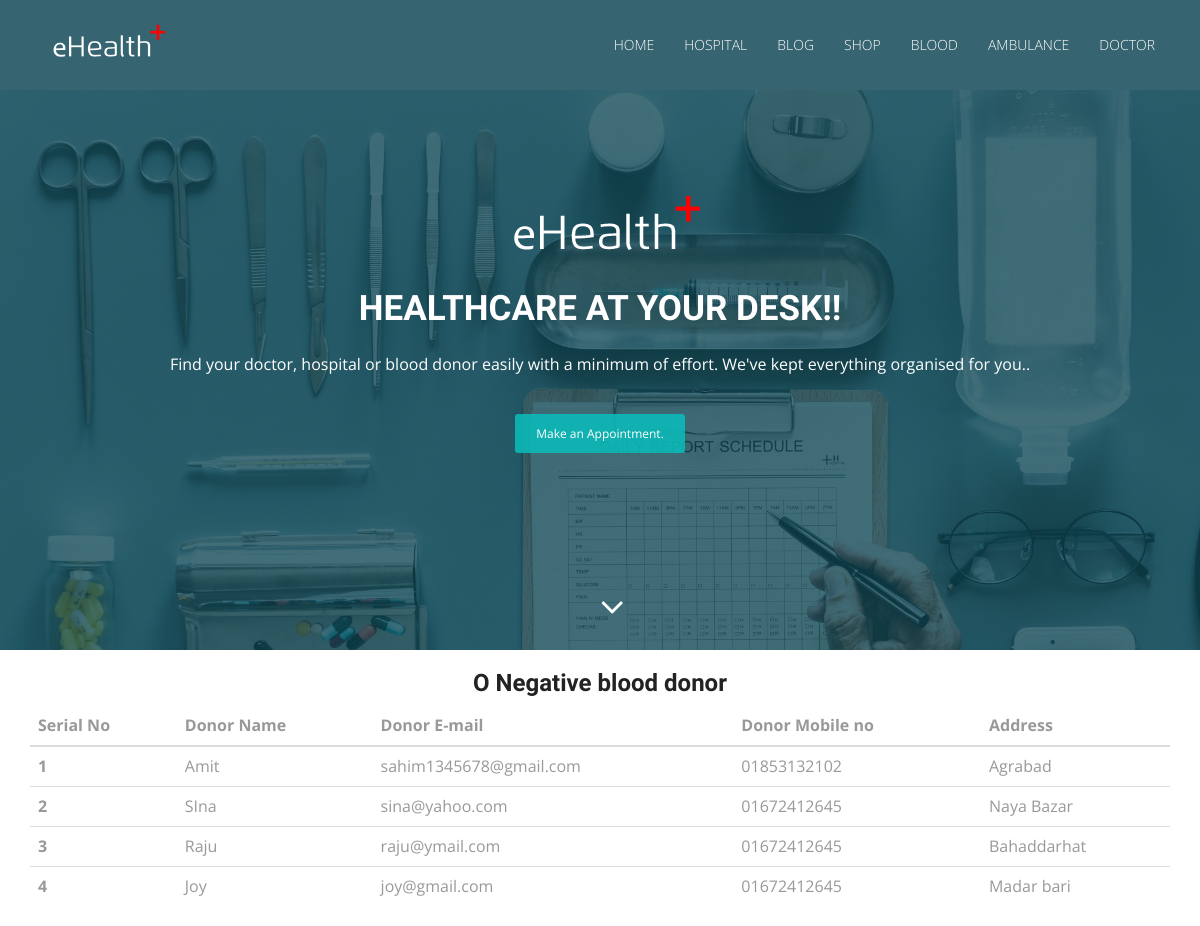
Screenshot of /index.php/welcome/o_negative with the database file from the repository.
### tables this page shows
CREATE TABLE `tbl_donor` (
  `donor_id` int(11) NOT NULL,
  `donor_name` varchar(255) NOT NULL,
  `donor_blood_group` varchar(11) NOT NULL,
  `donor_email` varchar(255) NOT NULL,
  `donor_mobile_no` varchar(16) NOT NULL,
  `donor_address` varchar(255) NOT NULL,
  `donor_status` tinyint(3) NOT NULL
);

### application/controllers/Welcome.php (called while the page is built, shortened)
<?php
class Welcome extends CI_Controller
{
    public function __construct()
    {
        $this->load->model('welcome_model');
    }
    public function o_negative()
    {
        $data = array();
        $data['all_o_negative_donor'] = $this->welcome_model->all_active_o_negative_donors('O-');
        $this->load->view('pages/o_negative', $data);
    }
}

### index.php (called while the page is built, shortened)
<?php
require_once BASEPATH.'core/CodeIgniter.php';

### application/models/Welcome_model.php (called while the page is built, shortened)
<?php
class Welcome_model extends CI_Model
{
    public function all_active_o_negative_donors($donor_blood_group)
    {
        $result = $this->db->select('*')
            ->from('tbl_donor')
            ->where(array('donor_status' => 1, 'donor_blood_group' => $donor_blood_group))
            ->get()->result();
        return $result;
    }
}

### application/views/pages/o_negative.php (the view, shortened to what this page needs)
<!DOCTYPE html>
<html lang="en">
<head>
    <link rel="stylesheet" type="text/css" href="<?php echo base_url()?>asset/css/font-awesome.min.css">
    <link rel="stylesheet" type="text/css" href="<?php echo base_url()?>asset/css/bootstrap.min.css">
    <link rel="stylesheet" type="text/css" href="<?php echo base_url()?>asset/css/style.css">
</head>
<body id="myPage" data-spy="scroll" data-target=".navbar" data-offset="60">
<section id="banner" class="banner">
    <div class="bg-color">
        <nav class="navbar navbar-default navbar-fixed-top">
            <div class="container">
                <div class="col-md-12">
                    <div class="navbar-header">
                        <a class="navbar-brand" href="<?php echo base_url()?>"><img src="<?php echo base_url()?>asset/img/logo.png" class="img-responsive" style="width: 140px; margin-top: -16px;"></a>
                    </div>
                    <div class="collapse navbar-collapse navbar-right" id="myNavbar">
                        <ul class="nav navbar-nav">
                            <li class=""><a href="<?php echo base_url() ?>">Home</a></li>
                            <li class=""><a href="<?php echo base_url('welcome/hospital_master') ?>">Hospital</a></li>
                            <li class=""><a href="<?php echo base_url('welcome/manage_blog') ?>">Blog</a></li>
                            <li class=""><a href="http://localhost/E-commerce/" target="_blank">Shop</a></li>
                            <li class=""><a href="<?php echo base_url('welcome/add_donor_master') ?>">Blood</a></li>
                            <li class=""><a href="<?php echo base_url('welcome/add_ambulance_master') ?>">Ambulance</a>
                            </li>
                            <li class=""><a href="<?php echo base_url('welcome/add_doctor_master') ?>">Doctor</a></li>
                        </ul>
                    </div>
                </div>
            </div>
        </nav>
        <div class="container">
            <div class="row">
                <div class="banner-info">
                    <div class="banner-logo text-center">
                        <img src="<?php echo base_url()?>asset/img/logo.png" class="img-responsive">
                    </div>
                    <div class="banner-text text-center">
                        <h1 class="white">Healthcare at your desk!!</h1>
                        <p>Find your doctor, hospital or blood donor easily with a minimum of effort. We've kept everything organised for you..</p>
                        <a href="<?php echo base_url('welcome/add_doctor_master')?>" class="btn btn-appoint">Make an Appointment.</a>
                    </div>
                    <div class="overlay-detail text-center">
                        <a href="#cta-3"><i class="fa fa-angle-down"></i></a>
                    </div>
                </div>
            </div>
        </div>
    </div>
</section>
<div class="container">
    <h3 class="text-center">O Negative blood donor</h3>
    <table class="table table-dark">
        <thead>
        <tr>
            <th scope="col">Serial No</th>
            <th scope="col">Donor Name</th>
            <th scope="col">Donor E-mail</th>
            <th scope="col">Donor Mobile no</th>
            <th scope="col">Address</th>
        </tr>
        </thead>
        <tbody>
        <?php
        $i = 1;
        foreach($all_o_negative_donor as $v_donor){
            ?>
            <tr>
                <th scope="row"><?php echo $i++?></th>
                <td><?php echo $v_donor->donor_name?></td>
                <td><?php echo $v_donor->donor_email?></td>
                <td><?php echo $v_donor->donor_mobile_no?></td>
                <td><?php echo $v_donor->donor_address?></td>
            </tr>
        <?php } ?>
        </tbody>
    </table>
</div>
</body>
</html>

### asset/css/style.css (style rules this page uses)
body { font-family: 'Open Sans', sans-serif; line-height: 20px; color: #999999; font-size: 300; font-size: 16px; }
ol, ul { list-style: none; }
table { border-collapse: collapse; border-spacing: 0; }
h1, h2, h3, h4, h5, h6 { font-family: 'Raleway', sans-serif; font-weight: 600; color: #222222; }
a, a:hover, a:focus, a:active { outline: none; }
.navbar { margin-bottom: 0px; border: 0px; }
.navbar { border-radius: 0px; }
.navbar-default { background-color: #366470; padding: 20px 0; transition: all 0.3s; }
.navbar-default { background-color: #366470; border: 0px; }
.navbar-brand { font-family: 'Chewy', cursive; font-size: 32px; }
.navbar-brand img { padding-top: 2px; width: 120px !important; }
.navbar-default .navbar-brand, .navbar-default .navbar-brand:hover, .navbar-default .navbar-brand:focus { color: cyan; }
.white, .white:hover, .white:focus { color: #fff; width: 100% !important; }
.navbar-default .navbar-nav > li > a { color: #fff ; text-transform: uppercase; font-size: 14px; font-weight: 300; }
#banner { background: url('../img/bg-banner.jpg') no-repeat fixed; background-size: cover; min-height: 650px; position: relative; }
.bg-color { background-color: RGBA(13, 70, 83, 0.78); min-height: 650px; }
.banner-info { padding-top: 190px; }
.banner-logo img { display: inline-block; }
.banner-text { color: #fff; }
.banner-text h1 { font-family: 'Candal', sans-serif; font-size: 35px; text-transform: uppercase; padding-bottom:15px; }
.btn-appoint, .btn-appoint:hover, .btn-appoint:focus { margin-top: 30px; padding: 10px 20px; font-size: 12px; background-color: rgba(12, 184, 182, 0.91); border-radius: 3px; color: #fff; }
.overlay-detail a i { text-align: center; position: absolute; bottom: 25px; font-size: 38px; color: #fff; margin: 0 auto; }
td { border: 0px solid #ededed; border-top: 1px solid rgba(216, 216, 216, 0.5); padding: 6px 10px 6px 0; }
.white { color: #fff; }

### rows the page displays
tbl_donor: donor_name "Amit", donor_email "sahim1345678@gmail.com", donor_mobile_no "01853132102", donor_address "Agrabad"
tbl_donor: donor_name "SIna", donor_email "sina@yahoo.com", donor_mobile_no "01672412645", donor_address "Naya Bazar"
tbl_donor: donor_name "Raju", donor_email "raju@ymail.com", donor_mobile_no "01672412645", donor_address "Bahaddarhat"
tbl_donor: donor_name "Joy", donor_email "joy@gmail.com", donor_mobile_no "01672412645", donor_address "Madar bari"
